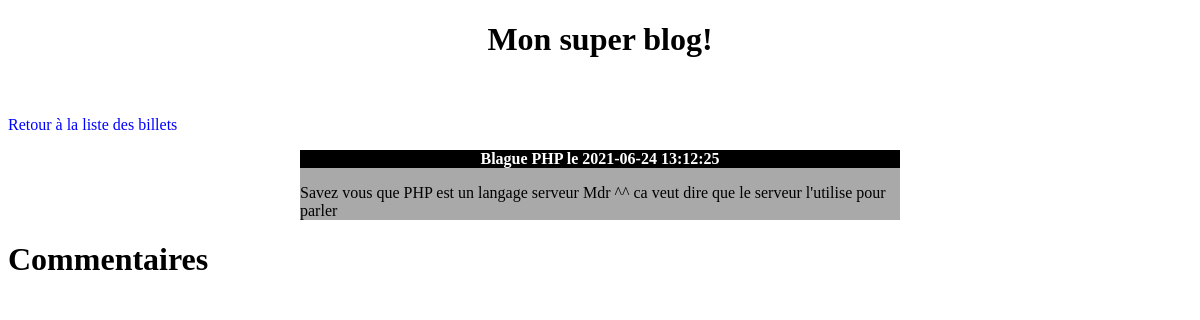
Page /commentairesWithBD.php?billet=3 on the committed database.
### tables this page shows
CREATE TABLE `billets` (
  `ID` int(11) NOT NULL,
  `titre` varchar(255) NOT NULL,
  `contenu` text NOT NULL,
  `dateCreation` datetime NOT NULL
);

### commentairesWithBD.php (the view, shortened to what this page needs)
<!DOCTYPE html>
<html lang="en">
<head>
    <link rel="stylesheet" href="blogStyle.css">
</head>
<body>
    <?php include 'elementsCommuns.php';
    try {
        $bdd = new PDO('mysql:host=localhost;dbname=dbblog;charset=utf8', 'root', '', array(PDO::ATTR_ERRMODE => PDO::ERRMODE_EXCEPTION));
    } catch (Exception $e) {
        die('Erreur' . $e->getMessage());
    }
    $req = $bdd->prepare('SELECT titre, contenu, dateCreation FROM dbblog.billets WHERE ID=:billet ');
    $req->execute(array('billet' => $_GET['billet']));
    $donnees = $req->fetch();
    echo "<a href=\"index2WithBD.php\">Retour à la liste des billets</a>
          <div id=\"Billet\">
                <p id=\"titreBillet\">" . htmlspecialchars($donnees['titre']) . " le " . $donnees['dateCreation'] . "</p>
                <p id=\"contenuBillet\">" . nl2br(htmlspecialchars($donnees['contenu'])) . "</p>
          </div>";
    echo "<h1>Commentaires</h1>";
    ?>
</body>
</html>

### blogStyle.css (style rules this page uses)
#Billet { background-color: darkgray; margin: auto; width: 600px; }
#titreBillet { text-align: center; font-weight: bold; background-color: #000; color: #fff; }
a { text-decoration: none; color: #0000ff; }

### rows in the picture
billets: titre "Blague PHP", dateCreation "2021-06-24 13:12:25", contenu "Savez vous que PHP est un langage serveur Mdr ^^ ca veut dire que le serveur l'utilise pour parler"
